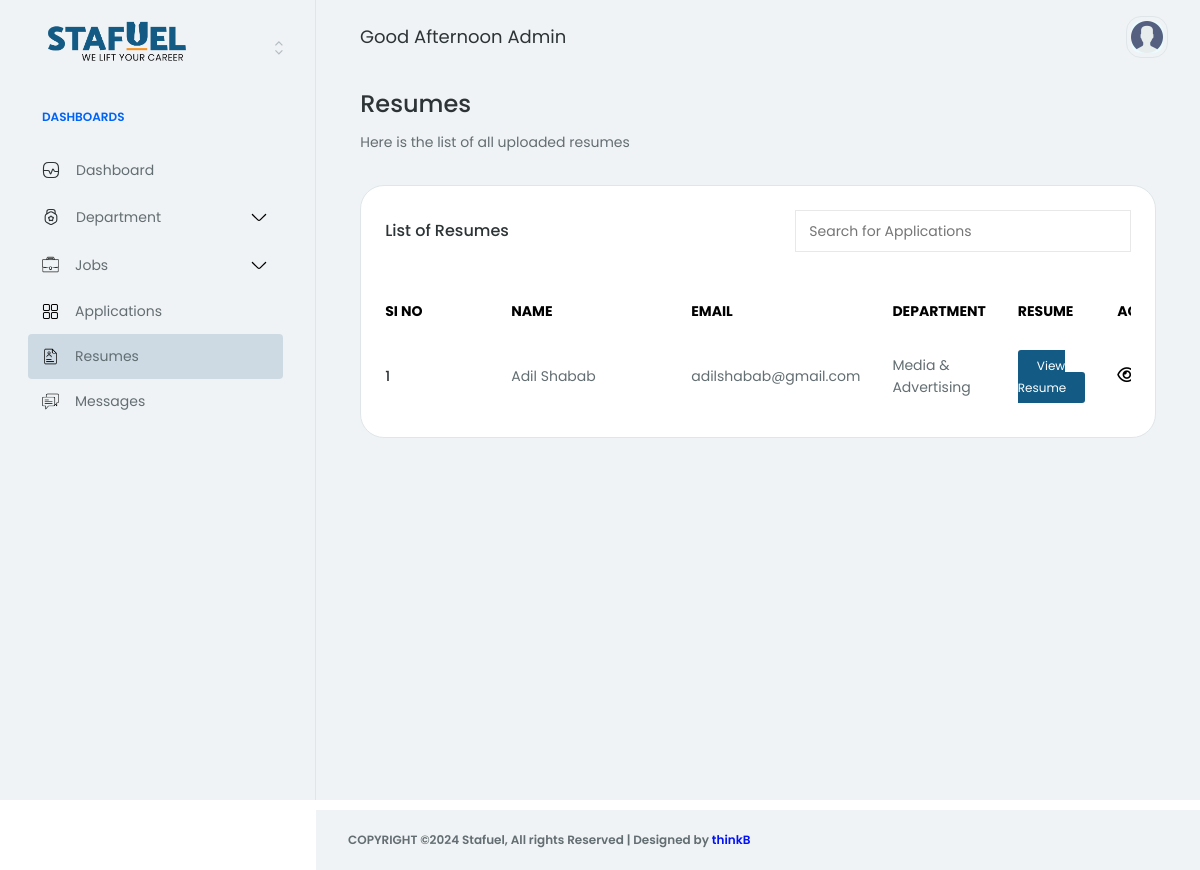
The app's page /account/resumes/ (signed in) with its own data.
### core/models.py (models this page shows, shortened)
class Resume(models.Model):
    EXPERIENCE_CHOICES = [
        ('0-1', '0-1 years'),
        ('1-2', '1-2 years'),
        ('2-3', '2-3 years'),
        ('3-4', '3-4 years'),
        ('4-5', '4-5 years'),
        ('5+', '5+ years'),
    ]
    name = models.CharField(max_length=255)
    email = models.EmailField()
    number = models.CharField(max_length=14)
    experience = models.CharField(max_length=3, choices=EXPERIENCE_CHOICES)
    skills = RichTextField()
    resume = models.FileField(upload_to='resumes/', validators=[validate_pdf])
    job_title = models.CharField(max_length=255)
    department = models.ForeignKey(Department, on_delete=models.CASCADE)
    created_at = models.DateTimeField(auto_now_add=True)
    slug = models.SlugField(max_length=255, unique=True, blank=True)

class Department(models.Model):
    STATUS_CHOICES = [
        ('active', 'Active'),
        ('inactive', 'Inactive'),
    ]
    name = models.CharField(max_length=100)
    icon = models.CharField(max_length=60)
    created_at = models.DateTimeField(auto_now_add=True)
    openings = models.IntegerField()
    slug = models.SlugField(unique=True, blank=True)
    status = models.CharField(max_length=8, choices=STATUS_CHOICES, default='active')

### core/views.py (the view)
# urls.py: path('resumes/', ResumeListView.as_view(), name='resume-list'),
class ResumeListView(LoginRequiredMixin, ListView):
    model = Application
    template_name = 'backend/resumes.html'
    context_object_name = 'resumes'
    login_url = 'login'  # URL to redirect to if the user is not authenticated
    def get_queryset(self):
        return Resume.objects.all().order_by('-created_at')

### templates/backend/resumes.html (shortened to what this page needs)
{% extends 'backend/base.html' %}
{% load static %}
{% block content %}
<div class="row mb-32 gy-32">
    <div class="col-12">
        <div class="row align-items-center justify-content-between g-24">
            <div class="col-12 col-md-6">
                <h3>Resumes</h3>
                <p class="hp-p1-body mb-0">Here is the list of all uploaded resumes</p>
            </div>
        </div>
    </div>
    <div class="col-12">
        <div class="row g-32">
            <div class="col-12 col-lg-12">
                <div class="row g-32">
                    <div class="col-12">
                        <div class="card hp-project-ecommerce-table-card">
                            <div class="card-body">
                                <div class="row">
                                    <div class="col-12">
                                        <div class="d-flex align-items-center justify-content-between mb-32">
                                            <h5 class="mb-0">List of Resumes</h5>
                                            <input class="search__input" type="text" placeholder="Search for Applications">
                                        </div>
                                        <div class="table-responsive">
                                            <table class="table align-middle mb-0">
                                                <thead>
                                                    <tr>
                                                        <th style="min-width: 110px;">
                                                            <span class="hp-badge-size d-block pb-16 fw-normal text-black fw-bold hp-text-color-dark-50 text-uppercase">SI NO</span>
                                                        </th>
                                                        <th style="min-width: 180px;">
                                                            <span class="hp-badge-size d-block pb-16 fw-normal text-black fw-bold hp-text-color-dark-50 text-uppercase">Name</span>
                                                        </th>
                                                        <th>
                                                            <span class="hp-badge-size d-block pb-16 fw-normal text-black fw-bold hp-text-color-dark-50 text-uppercase">Email</span>
                                                        </th>
                                                        <th>
                                                            <span class="hp-badge-size d-block pb-16 fw-normal text-black fw-bold hp-text-color-dark-50 text-uppercase">Department</span>
                                                        </th>
                                                        <th class="">
                                                            <span class="hp-badge-size d-block pb-16 fw-normal text-black fw-bold hp-text-color-dark-50 text-uppercase">Resume</span>
                                                        </th>
                                                        <th class="">
                                                            <span class="hp-badge-size d-block pb-16 fw-normal text-black fw-bold hp-text-color-dark-50 text-uppercase">Action</span>
                                                        </th>
                                                    </tr>
                                                </thead>
                                                <tbody>
                                                    {% for resume in resumes %}
                                                        <tr>
                                                            <td class="ps-0">
                                                                <span class="mb-0 fw-medium text-black-100 hp-text-color-dark-0">{{ forloop.counter }}</span>
                                                            </td>
                                                            <td>
                                                                <span class="mb-0 text-black-80 hp-text-color-dark-30">{{ resume.name }}</span>
                                                            </td>
                                                            <td>
                                                                <span class="mb-0 text-black-80 hp-text-color-dark-30">{{ resume.email }}</span>
                                                            </td>
                                                            <td>
                                                                <span class="mb-0 text-black-80 hp-text-color-dark-30">{{ resume.department.name }}</span>
                                                            </td>
                                                            <td>
                                                                <a href="{{ resume.resume.url }}" target="_blank">
                                                                    <span class="btn_view mb-0 hp-text-color-dark-30">View Resume</span>
                                                                </a>
                                                            </td>
                                                            <td>
                                                                <div class="d_flex_icons">
                                                                    <a href="{% url 'view_resume' resume.slug %}">
                                                                        <span class="fa-regular fa-eye"></span>
                                                                    </a>
                                                                </div>
                                                            </td>
                                                        </tr>
                                                    {% endfor %}
                                                </tbody>
                                            </table>
                                        </div>
                                    </div>
                                </div>
                            </div>
                        </div>
                    </div>
                </div>
            </div>
        </div>
    </div>
</div>
{% endblock %}

### static/app-assets/css/base/typography.css (style rules this page uses)
h1, h2, h3, h4, h5, h6, .h1, .h2, .h3, .h4, .h5, .h6 { color: #2d3436; font-weight: 500; }
h3 { font-size: 24px; line-height: 28px; }
h5 { font-size: 16px; line-height: 24px; }
.hp-p1-body { font-size: 14px; line-height: 21px; color: #636e72; font-weight: 400; }

### static/app-assets/css/base/base.css (style rules this page uses)
body { color: #2d3436; font-size: 14px; font-family: "Poppins", sans-serif; line-height: 1.5715; overflow-x: hidden; }
a { -webkit-transition: 0.3s; transition: 0.3s; }
.hp-project-ecommerce-table-card .table thead > tr > th { background: none !important; border-bottom: none; }
.hp-project-ecommerce-table-card .table thead > tr > th:before { visibility: hidden; }
.hp-project-ecommerce-table-card .table thead > tr > th:first-child { padding-left: 0; }
.hp-project-ecommerce-table-card .table tbody > tr > td { border-bottom: none; padding-top: 15px; padding-bottom: 15px; }
.hp-project-ecommerce-table-card .table tbody > tr > td:first-child { padding-left: 0; }
.hp-project-ecommerce-table-card .table tbody > tr:first-child > td { padding-top: 0px; }
.hp-project-ecommerce-table-card .table tbody > tr:last-child > td { border: none; }

### static/app-assets/css/components.css (style rules this page uses)
table td, table th { font-weight: 500; }
.table > :not(:first-child) { border-top-width: 0; }
.table thead th { font-weight: 500; background: #f7fafc; }
.table thead th:first-child { border-top-left-radius: 7px; }
.table thead th:last-child { border-top-right-radius: 7px; }
.table td { font-weight: 400; }

### static/assets/css/style.css (style rules this page uses)
.d_flex_icons { display: flex; gap: 15px; }
.d_flex_icons a span { color: black; font-size: 17px; }
:root { --ri5-color-primary-hsl: 242, 69%, 52%; --ri5-color-bg-hsl: 0, 0%, 100%; --ri5-color-contrast-high-hsl: 230, 7%, 23%; --ri5-color-contrast-higher-hsl: 230, 13%, 9%; --ri5-color-bg-darker-hsl: 240, 4%, 90%; --ri5-color-white-hsl: 0, 0%, 100%; --ri5-text-sm: 0.833rem; --radio-switch-width: 186px; --radio-switch-height: 46px; --radio-switch-padding: 1px; --radio-switch-radius: 100vw; --radio-switch-animation-duration: 0.3s; }
.btn_view { background: #135b84; padding: 7px 19px; color: white; font-size: 12px; border-radius: 3px; }
.search__input { width: 45%; transition: 0.8s ease-in; padding: 9px 13px; border: 0.5px solid #e8e8e8; outline: none; }

### records on screen
Resume: name "Adil Shabab", email "adilshabab@gmail.com", department.name "Media & Advertising"
